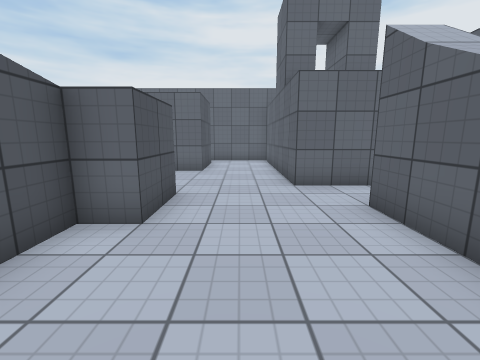
View 1 (above)

21 first-person views from a walk through a 3-D level made in the Unity game engine. The camera is 1.3 m above the floor, tilts 10° down and sees 90° across. The floor is counted in squares, 1 m on a side. Each view is taken from the middle of a square. On the plan, view 1 faces up. The plan holds only what a view shows up to about 12 squares ahead; the rest is blank. The player is left out. Surface patterns are stand-ins for the level's own textures.

View 2
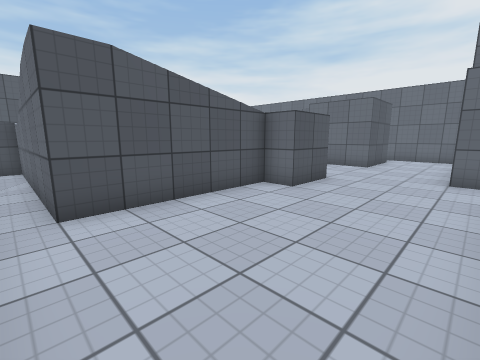

View 3
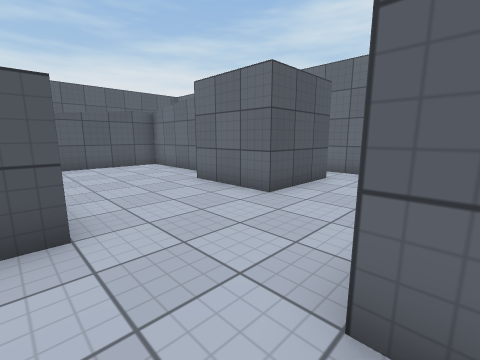

View 4
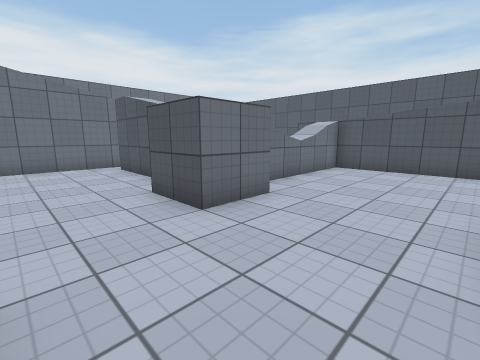

View 5
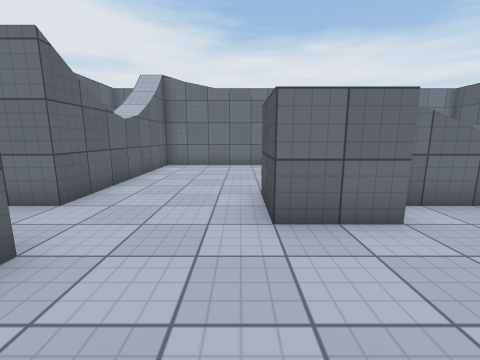

View 6
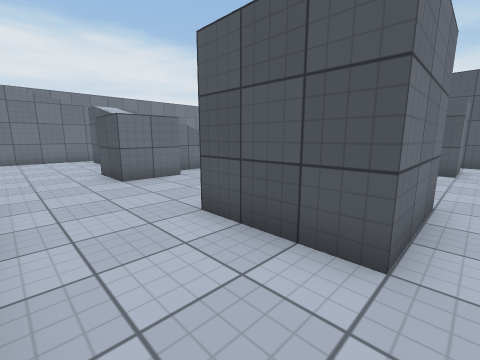

View 7
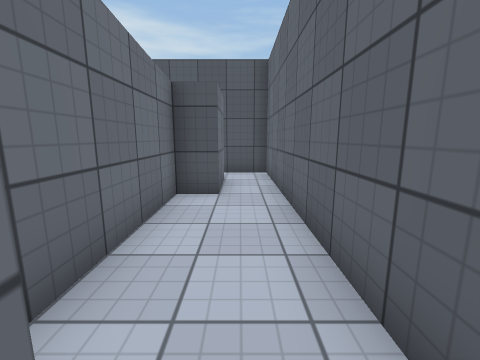

View 8
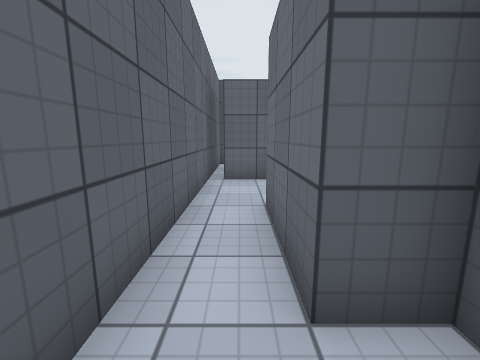

View 9
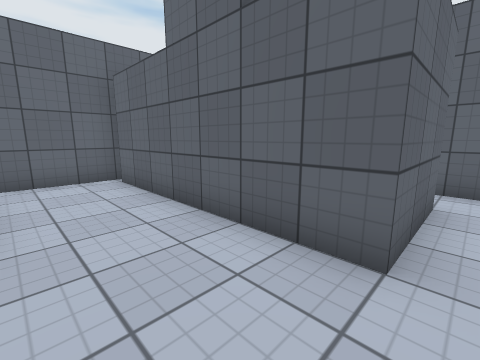

View 10
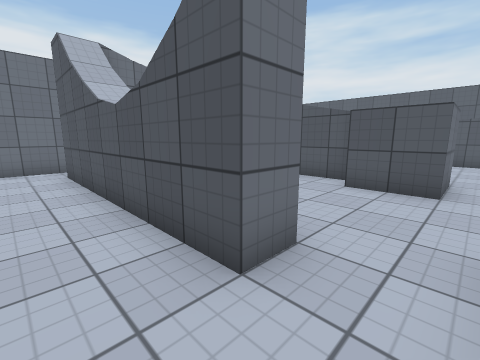

View 11
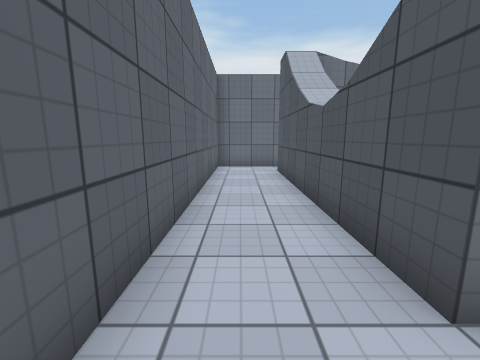

View 12
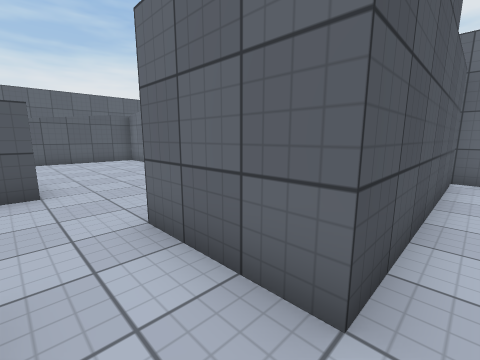

View 13
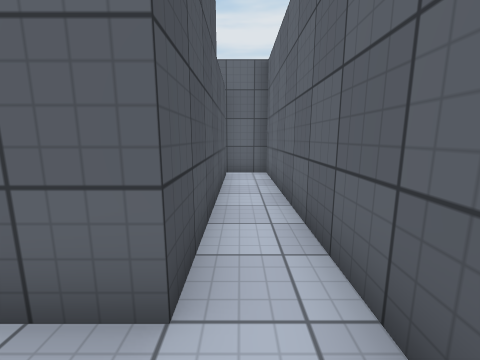

View 14
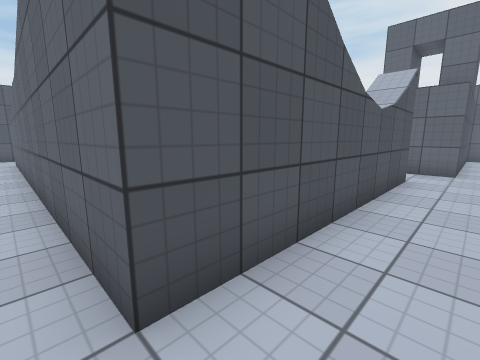

View 15
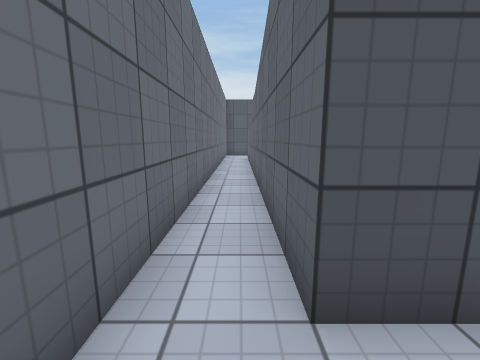

View 16
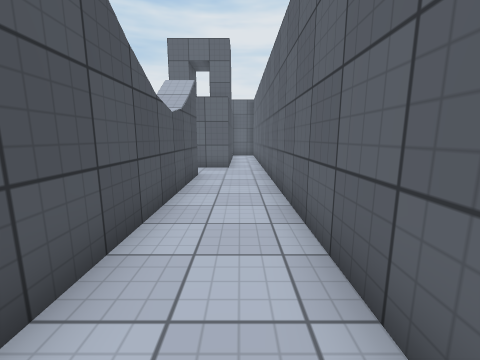

View 17
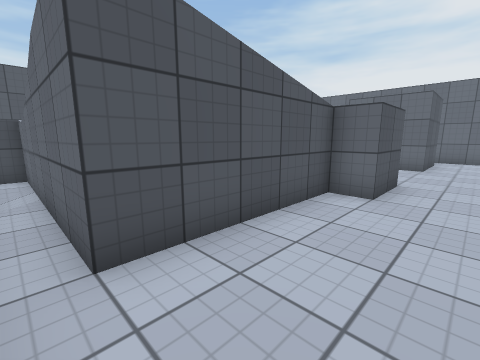

View 18
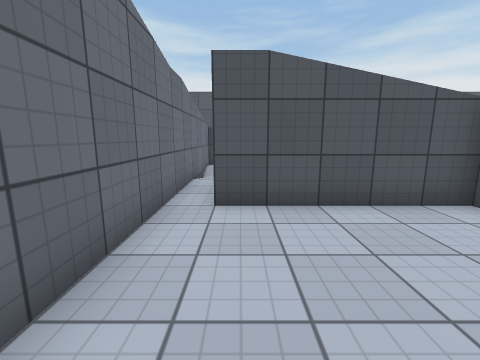

View 19
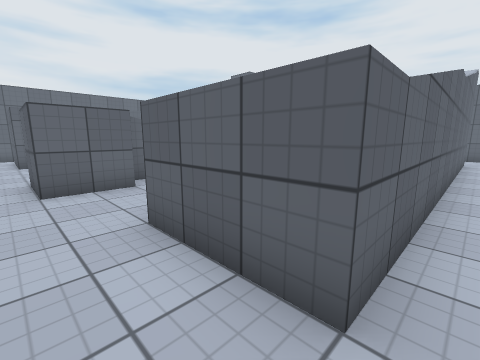

View 20
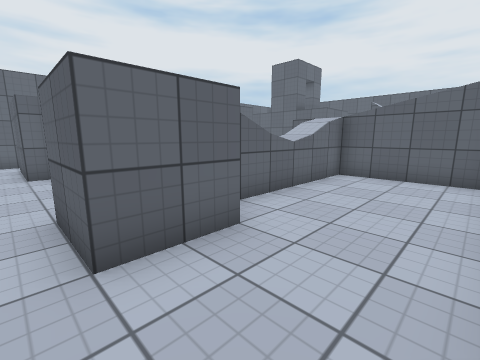

View 21
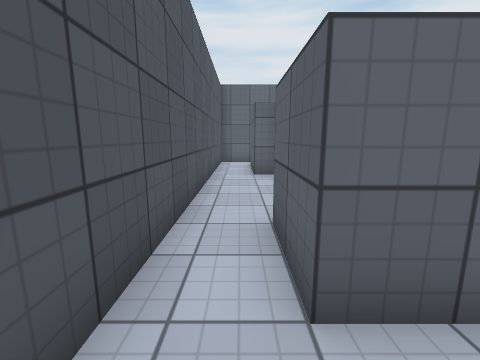

### Floor plan
Ten units are one square. View 1 is at (0, 0); x grows to the right and y downward. Boxes are objects, and circles mark ways between rooms. Rooms are numbered by the first view taken in them; rooms with no view inside come last. Other rooms are left out.
<svg viewBox="-135 -145 200 200">
<path fill="none" stroke="#000" d="M-36 -55 -15 -55 -15 -35 -25 -35 -25 15 -95 15 -95 25 25 25 25 -45M-59 -105 -95 -105 -95 -45 -40 -45M25 -65 15 -65 15 -135M-45 -125 -15 -125 -15 -95 -45 -95M30 -140 -45 -140M-115 -125 -95 -125 -95 -115 -45 -115 -45 -125M-45 -140 -115 -140M25 -45 35 -45 35 35 -105 35M-69 50 60 50 60 -140 30 -140M45 -135 45 -65 25 -65M-94 -25 -115 -25 -115 -45M-105 35 -105 5M-130 -45 -130 -18M-35 1 -35 -35 -91 -35M-108 -95 -115 -95 -115 -125M-115 -140 -130 -140 -130 -45"/>
<circle cx="-40" cy="-130" r="3" fill="#2a7"/>
<circle cx="30" cy="-55" r="3" fill="#2a7"/>
<circle cx="-65" cy="-40" r="3" fill="#2a7"/>
<circle cx="-120" cy="-130" r="3" fill="#2a7"/>
<circle cx="-100" cy="40" r="3" fill="#2a7"/>
<circle cx="-120" cy="-40" r="3" fill="#2a7"/>
<text x="-30" y="-60">1</text>
<text x="-80" y="-130">2</text>
<text x="40" y="-10">3</text>
<text x="-90" y="-10">4</text>
<text x="-120" y="-80">5</text>
</svg>
Room 1 opens to room 2. Room 1 opens to room 3. Room 1 opens to room 4. Room 2 opens to room 5. Room 3 opens to room 4. Room 4 opens to room 5.

Where each view was taken, in squares from view 1:
view 1: 0 up, 0 right, facing up
view 2: 2 down, 2 right, facing up-left
view 3: 5 up, 2 right, facing up-left
view 4: 9 up, 1 right, facing down-left
view 5: 9 up, 1 left, facing down
view 6: 13 up, 1 right, facing down-left
view 7: 13 up, 4 left, facing left
view 8: 13 up, 6 left, facing right
view 9: 6 up, 1 left, facing up-right
view 10: 6 up, 5 right, facing down-left
view 11: 6 up, 5 right, facing down
view 12: 5 up, 5 right, facing up-left
view 13: 5 up, 5 right, facing up
view 14: 4 down, 5 right, facing up-left
view 15: 4 down, 5 right, facing left
view 16: 4 down, 5 right, facing up
view 17: 2 down, 0 right, facing up-left
view 18: 1 down, 2 right, facing left
view 19: 4 down, 12 left, facing up-right
view 20: 0 up, 12 left, facing up-right
view 21: 1 up, 12 left, facing up
